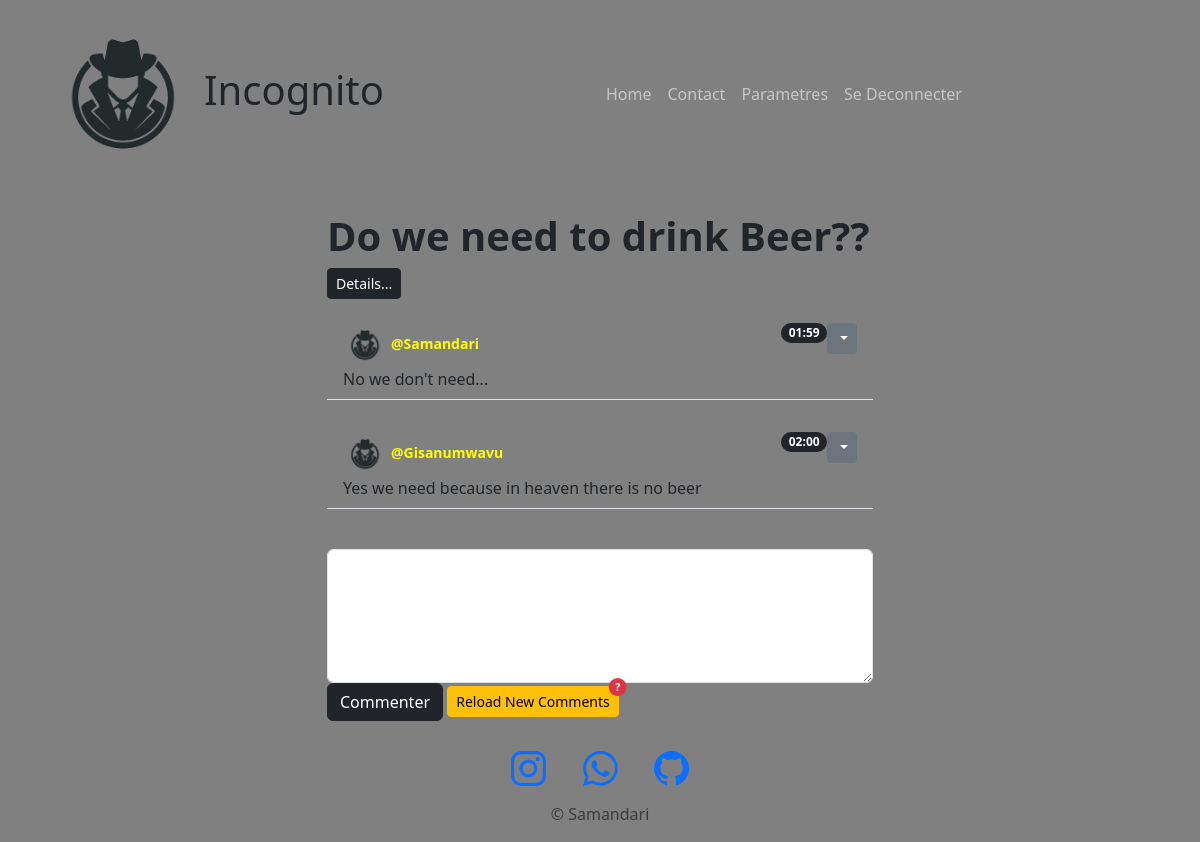
The app's page /post/1 (signed in) with its own data.
### main.py (models this page shows)
class Post(db.Model):
    id = db.Column(db.Integer, primary_key=True)
    title = db.Column(db.String(200))
    subtitle = db.Column(db.String(250))
    timestamp = db.Column(db.DateTime, default=datetime.utcnow)
    author = db.relationship('User', back_populates='posts')  # Include the User object
    user_id = db.Column(db.Integer, db.ForeignKey('user.id'), nullable=False)
    comments = db.relationship('Comment', back_populates="parent_post", lazy=True)

class Comment(db.Model):
    id = db.Column(db.Integer, primary_key=True)
    content = db.Column(db.String(200))
    timestamp = db.Column(db.DateTime, default=datetime.utcnow)
    user_id = db.Column(db.Integer, db.ForeignKey('user.id'), nullable=False)
    commenter = db.relationship('User', back_populates='comments')  # Include the User object
    post_id = db.Column(db.Integer, db.ForeignKey('post.id'), nullable=False)
    parent_post = db.relationship('Post', back_populates='comments')  # Include the Post object

class User(UserMixin, db.Model):
    id = db.Column(db.Integer, primary_key=True)
    name = db.Column(db.String(50), unique=True, nullable=False)
    password = db.Column(db.String(500), nullable=False)
    posts = db.relationship('Post', back_populates='author', lazy=True)
    comments = db.relationship('Comment', back_populates='commenter', lazy=True)

### main.py (the view, shortened to what this page needs)
@app.route('/post/<int:post_id>', methods=['GET', 'POST'])  # get one post or create a comment
@login_required
def post(post_id):
    if post_id == 0:
        posts = Post.query.count()
        return render_template('refresh.html', posts=posts)
    the_post = Post.query.get(post_id)
    return render_template('post.html', post=the_post, current_user=current_user)

### main.py (called while the page is built)
@login_manager.user_loader
def load_user(user_id):
    return User.query.get(user_id)

### templates/post.html (shortened to what this page needs)
{% include "header.html" %}
    <div class="container mt-4">
        <div class="row">
            <div class="col-md-6 offset-md-3">
                <ul id="comments" class="list-group list-group-flush">
                    <h1><strong>{{post.title}}</strong></h1>
                    <p class="d-inline-flex gap-1">
                          <a class="btn btn-dark btn-sm" data-bs-toggle="collapse" href="#collapseExample" role="button" aria-expanded="false" aria-controls="collapseExample">
                            Details...
                          </a>
                     </p>
                    {% for comment in post.comments %}
                        <li class="list-group-item d-flex justify-content-between align-items-start text-break bg-transparent">
                            <div class="align-baseline">
                                <div class="top-div">
                                    <img src="{{ url_for('static', filename='logo.png') }}" class="logo-user" alt="User Logo">
                                    <span class="date sub-text small " style="color: yellow;">
                                        <strong>@{{comment.commenter.name}}</strong>
                                    </span>
                                </div>
                                {{ comment.content }}
                            </div>
                            <span class="badge text-bg-primary bg-dark rounded-pill">{{ comment.timestamp.strftime('%H:%M') }}</span>
                            <div class="dropdown">
                              <button class="btn btn-secondary btn-sm dropdown-toggle" type="button" data-bs-toggle="dropdown" aria-expanded="true">
                              </button>
                            </div>
                        </li>
                        <br>
                    {% endfor %}
                </ul>
                <form id="form" class="mt-3" method="POST" action="{{ url_for('post', post_id=post.id) }}">
                    <div class="control-group">
                        <div class="form-group col-xs-12 floating-label-form-group controls">
                            <textarea id="input" class="form-control" name="comment" rows="5" autocomplete="off" required></textarea>
                            <button class="btn btn-dark" type="submit" id="sendButton">Commenter</button>
                            <button type="button" class="btn btn-warning btn-sm position-relative" id="refrech" onclick="window.location.reload();">
                              Reload New Comments
                              <span class="position-absolute top-0 start-100 translate-middle badge rounded-pill bg-danger" id="message-count-badge">
                                ?
                              </span>
                            </button>
                        </div>
                    </div>
                </form>
            </div>
        </div>
    </div>
{% include "footer.html" %}

### templates/header.html (style rules this page uses)
body { background-color: gray; }
.logo-user { max-width: 10%; border-radius: 50%; }

### records on screen
Post: title "Do we need to drink Beer??"
Comment: commenter.name "Samandari", content "No we don't need...", timestamp "01:59"
Comment: commenter.name "Gisanumwavu", content "Yes we need because in heaven there is no beer", timestamp "02:00"
